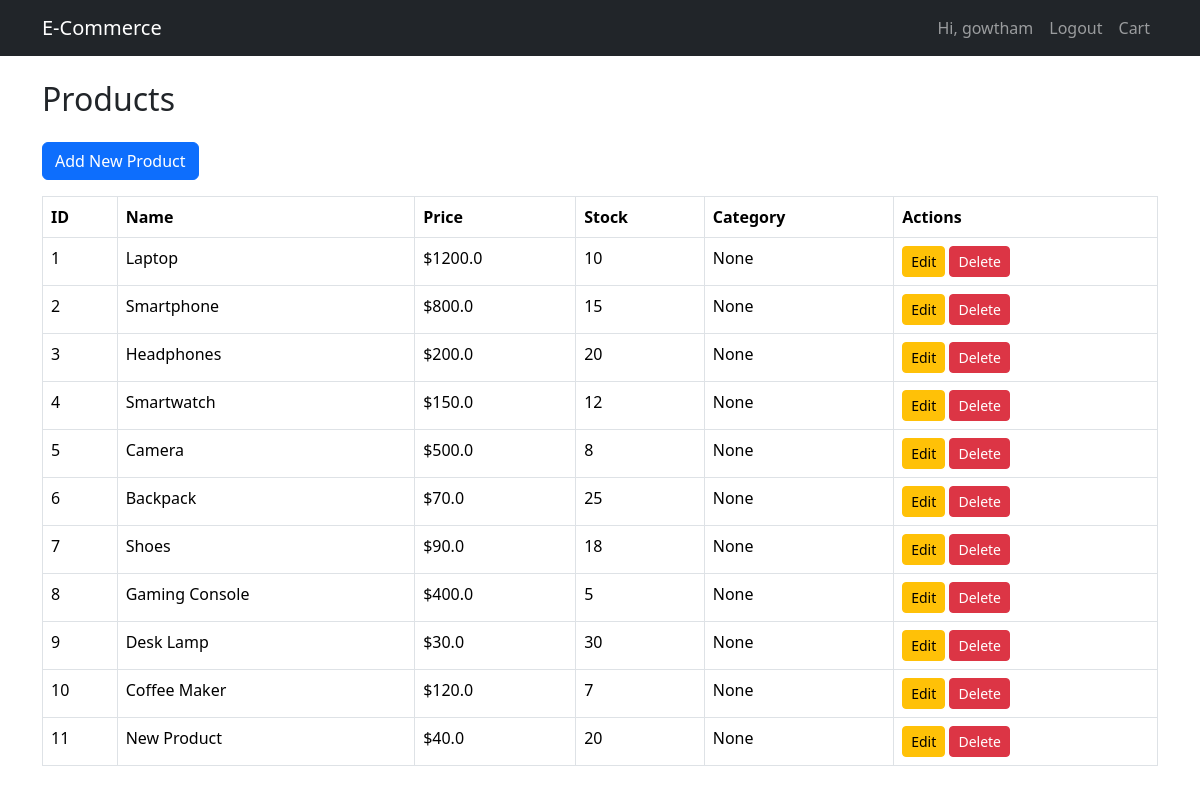
The app's page /admin/products (signed in) with its own data.
### app/models.py (models this page shows)
class User(UserMixin, db.Model):
    id = db.Column(db.Integer, primary_key=True)
    username = db.Column(db.String(150), unique=True, nullable=False)
    email = db.Column(db.String(150), unique=True, nullable=False)
    password = db.Column(db.String(150), nullable=False)
    is_admin = db.Column(db.Boolean, default=False)
    orders = db.relationship('Order', backref='user', lazy=True)
    addresses = db.relationship('Address', backref='user', lazy=True)

class Product(db.Model):
    id = db.Column(db.Integer, primary_key=True)
    name = db.Column(db.String(150), nullable=False)
    description = db.Column(db.Text, nullable=False)
    price = db.Column(db.Float, nullable=False)
    image_url = db.Column(db.String(500), nullable=True)
    stock = db.Column(db.Integer, default=0)
    category_id = db.Column(db.Integer, db.ForeignKey('category.id'), nullable=True)

### app/routes/admin.py (the view)
@admin_bp.route('/products')
@login_required
@admin_required
def manage_products():
    products = Product.query.all()
    return render_template('admin/products.html', products=products)

### app/__init__.py (called while the page is built)
@login_manager.user_loader
def load_user(user_id):
    from app.models import User
    return User.query.get(int(user_id))

### app/templates/admin/products.html
{% extends 'base.html' %}
{% block content %}
<h2 class="mb-4">Products</h2>
<a href="{{ url_for('admin.add_product') }}" class="btn btn-primary mb-3">Add New Product</a>
<table class="table table-bordered">
    <thead>
        <tr>
            <th>ID</th>
            <th>Name</th>
            <th>Price</th>
            <th>Stock</th>
            <th>Category</th>
            <th>Actions</th>
        </tr>
    </thead>
    <tbody>
        {% for product in products %}
        <tr>
            <td>{{ product.id }}</td>
            <td>{{ product.name }}</td>
            <td>${{ product.price }}</td>
            <td>{{ product.stock }}</td>
            <td>{{ product.category.name if product.category else 'None' }}</td>
            <td>
                <a href="{{ url_for('admin.edit_product', product_id=product.id) }}" class="btn btn-sm btn-warning">Edit</a>
                <a href="{{ url_for('admin.delete_product', product_id=product.id) }}" class="btn btn-sm btn-danger">Delete</a>
            </td>
        </tr>
        {% endfor %}
    </tbody>
</table>
{% endblock %}

### app/templates/base.html (shortened to what this page needs)
<!DOCTYPE html>
<html lang="en">
<head>
    <link href="https://cdn.jsdelivr.net/npm/bootstrap@5.3.2/dist/css/bootstrap.min.css" rel="stylesheet">
</head>
<body>
<nav class="navbar navbar-expand-lg navbar-dark bg-dark">
  <div class="container">
    <a class="navbar-brand" href="{{ url_for('main.index') }}">E-Commerce</a>
    <div class="collapse navbar-collapse">
      <ul class="navbar-nav ms-auto">
        {% if current_user.is_authenticated %}
            <li class="nav-item"><span class="nav-link">Hi, {{ current_user.username }}</span></li>
            <li class="nav-item"><a class="nav-link" href="{{ url_for('main.logout') }}">Logout</a></li>
        {% else %}
            <li class="nav-item"><a class="nav-link" href="{{ url_for('main.login') }}">Login</a></li>
            <li class="nav-item"><a class="nav-link" href="{{ url_for('main.register') }}">Register</a></li>
        {% endif %}
        <li class="nav-item"><a class="nav-link" href="{{ url_for('main.cart') }}">Cart</a></li>
      </ul>
    </div>
  </div>
</nav>
<div class="container mt-4">
    {% block content %}{% endblock %}
</div>
</body>
</html>

### records on screen
User: username "gowtham"
Product: id "1", name "Laptop", price "1200.0", stock "10", category "None"
Product: id "2", name "Smartphone", price "800.0", stock "15", category "None"
Product: id "3", name "Headphones", price "200.0", stock "20", category "None"
Product: id "4", name "Smartwatch", price "150.0", stock "12", category "None"
Product: id "5", name "Camera", price "500.0", stock "8", category "None"
Product: id "6", name "Backpack", price "70.0", stock "25", category "None"
Product: id "7", name "Shoes", price "90.0", stock "18", category "None"
Product: id "8", name "Gaming Console", price "400.0", stock "5", category "None"
Product: id "9", name "Desk Lamp", price "30.0", stock "30", category "None"
Product: id "10", name "Coffee Maker", price "120.0", stock "7", category "None"
Product: id "11", name "New Product", price "40.0", stock "20", category "None"
